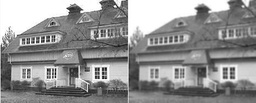
#> input picture conv-gaussian-blur-result.jpg, 256 x 103 px, shrunk from 468 x 189 before the run
$ python cnn.py
#> lines starting #> are read from the running program, lines starting #| are printed output that depends on the picture
#!/usr/bin/env python3
# -*- coding: utf-8 -*-
"""
Created on Sat Oct  2 13:45:41 2021

@author: amir
"""

# Imports PIL module
from PIL import Image
import enum
import numpy as np
import pandas as pd

from numba import jit
from numba import cuda, float32

from sklearn.preprocessing import MinMaxScaler
from sklearn.metrics import mean_squared_error as mes
from sklearn.metrics import accuracy_score as acc


image = Image.open('conv-gaussian-blur-result.jpg')
#> image is the input picture: PIL image 256x103 RGB; min 0, max 255, mean 145.7
#| StartFilter RGB
#| Change to RGB RGB

class Pooling(enum.Enum):
   Max = 1
   Min = 2
   Avrage = 3
   Xmode = 4


class Filter(enum.Enum):
   Simpler_box_blur = 1
   Gaussian_blur = 2
   Line_detection_horizontal  = 3
   Line_detection_vertical = 4
   Line_detection_45D = 5
   Line_detection_135D = 6
   Line_detection = 7
   Sobel_edge_horizontal = 8
   Sobel_edge_vertical = 9
   Laplacian_operator = 10
   Laplacian = 11
   Laplacian_gaussian = 12


# [15 lines left out: function padding, not called in this run]


def greyscale(img):

    return img.convert('L')


# [61 lines left out: functions Avragepooling, Xpooling, not called in this run]


"""

a = padding(image,0)
b = greyscale(a)
c = np.asarray(b, np.integer)

Y,X = image.size
ex = np.zeros((X,Y))
ListClum = []
ListRow = []
ListDeClum  = []
ListDeRow = []


pixels = []

for i in reversed(range(1,5)):
    for j in reversed(range(1,5)):
        print(-i ,-j)
        print(-i, j)
        _score = c[5-i][5-j]
        pixels.append(_score)
        _score = c[5-i][5+j]
        pixels.append(_score)


for i in range(0,5):
    for j in range(0,5):
        print(i ,-j)
        print(i, j)
        _score = c[5+i][5+j]
        pixels.append(_score)
        _score = c[5+i][5-j]
        pixels.append(_score)

print((sum(pixels)/len(pixels)))


for i in range(2,X,2):
    if i not in ListRow:
        ListRow.append(i)
    for j in range(2,Y,2):
        if i > 0 and j > 0 and i < X-1 and j < Y-1 :
            #print(j)
            if j not in ListClum:
                ListClum.append(j)
            ex[i,j] = Avragepooling(c,i,j)


for i in range(Y):
    if  i < Y-1   :
        if i not in ListClum:
            if i not in ListDeClum:
                ListDeClum.append(i)

for i in range(X):
    if  i < X-1   :
        if i not in ListRow:
            if i not in ListDeRow:
                ListDeRow.append(i)


for i in range(0,1):
    if i not in ListClum:
        if i not in ListDeClum:
            ListDeClum.append(i)
    if i not in ListDeRow:
            ListDeRow.append(i)

for i in range(Y-1,Y-2,-1):
    if i not in ListClum:
        if i not in ListDeClum:
            ListDeClum.append(i)

for i in range(X-1,X-2,-1):
    if i not in ListDeRow:
        ListDeRow.append(i)

a_del = np.delete(ex,np.array(ListDeClum), 1)

a_del = np.delete(a_del,np.array(ListDeRow), 0)

out = np.asarray(a_del, np.uint8)

mat = np.reshape(out,out.shape)

newimage = Image.fromarray( mat , 'L')

newimage.show()


"""


# [73 lines left out: function conv2dPadding, not called in this run]


# [13 lines of commented-out code are left out]


def conv2dFiltter(img,filtring,Padding):
    print("StartFilter",img.mode)
    if img.mode == "L" :
        img = img.convert("RGB")
    print("Change to RGB",img.mode)
    if Padding > 1 :
        a = padding(img,Padding)
        b = greyscale(a)
    else:
        b = greyscale(img)
    c = np.asarray(b, np.integer)

    Y,X = img.size
#> Y = 256; X = 103
    ex = np.zeros((X,Y))


    ListDeClum  = []
    ListDeRow = []


    for i in range(Padding,X):
        #print(i,len(ex))
        for j in range(Padding,Y-1):
            if i > 0 and j > 0 and i < X-1 and j < Y-1 :


                if filtring == Filter.Simpler_box_blur :
                    ex[i,j] = Simple_box_blur(c,i,j)

                if filtring == Filter.Line_detection_horizontal :
                    ex[i,j] = Line_detection_horizontal(c,i,j)
                if filtring == Filter.Line_detection_vertical :
                    ex[i,j] = Line_detection_vertical(c,i,j)
                if filtring == Filter.Line_detection_45D :
                    ex[i,j] = Line_detection_45D(c,i,j)
                if filtring == Filter.Line_detection_135D :
                    ex[i,j] = Line_detection_135D(c,i,j)
                if filtring == Filter.Line_detection :
                    ex[i,j] = Line_detection(c,i,j)

                if filtring == Filter.Sobel_edge_horizontal :
                    ex[i,j] = Sobel_Edge_horizontal(c,i,j)
                if filtring == Filter.Sobel_edge_vertical :
                    ex[i,j] = Sobel_Edge_vertical(c,i,j)

                if filtring == Filter.Laplacian :
                    ex[i,j] = laplacian(c,i,j)
#> this loop made 102 passes


    ListDeRow.append(0)
    ListDeRow.append(X-1)
    ListDeClum.append(0)
    ListDeClum.append(Y-1)

    a_del = np.delete(ex,np.array(ListDeClum), 1)

    a_del = np.delete(a_del,np.array(ListDeRow), 0)
#> a_del: shape (101, 254) float64

    out = np.asarray(a_del, np.uint8)

    mat = np.reshape(out,out.shape)

    newimage = Image.fromarray( mat , 'L')

    return newimage


# [93 lines left out: functions Line_detection_135D, Line_detection_45D, Line_detection_vertical, Line_detection_horizontal, Line_detection, Sobel_Edge_horizontal and 1 more, not called in this run]

def laplacian(img,y,x):

    FILTER = np.array([[-1,-1,1],
                       [-1,8,-1],
                       [-1,-1,1]])
    COL  = np.array([[img[y-1][x-1],img[y-1][x],img[y-1][x+1]],
                     [img[y][x-1],img[y][x],img[y][x+1]],
                     [img[y+1][x-1],img[y+1][x],img[y+1][x+1]]]  )

    filtermirorr = np.flip(FILTER, (0,1))
    SubColor = np.sum(FILTER[:, :] * COL[: , :])

    return SubColor

def Simple_box_blur(img,y,x):

    FILTER = np.array([[0.1111111111111111,0.1111111111111111,0.1111111111111111],
                       [0.1111111111111111,0.1111111111111111,0.1111111111111111],
                       [0.1111111111111111,0.1111111111111111,0.1111111111111111]])

    COL  = np.array([[img[y-1][x-1],img[y-1][x],img[y-1][x+1]],
                     [img[y][x-1],img[y][x],img[y][x+1]],
                     [img[y+1][x-1],img[y+1][x],img[y+1][x+1]]]  )

    filtermirorr = np.flip(FILTER, (0,1))
    SubColor = np.sum(FILTER[:, :] * COL[: , :])

    return SubColor

#l1 = conv2dPadding(image,Pooling.Avrage,5)
l1 = conv2dFiltter(image,Filter.Simpler_box_blur,1)
l2 = conv2dFiltter(l1,Filter.Simpler_box_blur,1)
#> call 2 of conv2dFiltter, with Padding = 1
#| StartFilter L
#| Change to RGB RGB
#> after the loop in conv2dFiltter (call 2), `for i in range(Padding,X):`:
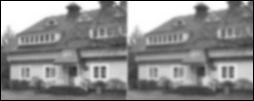
#> ex: shape (101, 254) float64; min 0, max 255, mean 139.9
l3 = conv2dFiltter(l2,Filter.Simpler_box_blur,1)
#> call 3 of conv2dFiltter, with Padding = 1
#| StartFilter L
#| Change to RGB RGB
#> after the loop in conv2dFiltter (call 3), `for i in range(Padding,X):`:
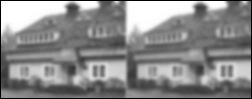
#> ex: shape (99, 252) float64; min 0, max 255, mean 138.8
l4 = conv2dFiltter(l3,Filter.Simpler_box_blur,1)
#> call 4 of conv2dFiltter, with Padding = 1
#| StartFilter L
#| Change to RGB RGB
#> after the loop in conv2dFiltter (call 4), `for i in range(Padding,X):`:
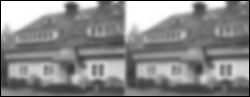
#> ex: shape (97, 250) float64; min 0, max 255, mean 137.7
l5 = conv2dFiltter(l4,Filter.Simpler_box_blur,1)
#| StartFilter L
#| Change to RGB RGB
#> after the loop in conv2dFiltter (call 5), `for i in range(Padding,X):`:
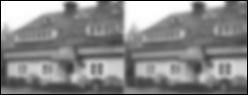
#> ex: shape (95, 248) float64; min 0, max 255, mean 136.7
l6 = conv2dFiltter(l5,Filter.Simpler_box_blur,1)
#| StartFilter L
#| Change to RGB RGB
#> after the loop in conv2dFiltter (call 6), `for i in range(Padding,X):`:
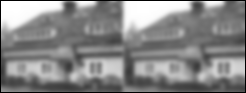
#> ex: shape (93, 246) float64; min 0, max 255, mean 135.7
l7 = conv2dFiltter(l6,Filter.Simpler_box_blur,1)
#| StartFilter L
#| Change to RGB RGB
#> in conv2dFiltter (call 7), `a_del = np.delete(ex,np.array(ListDeClum), 1)`:
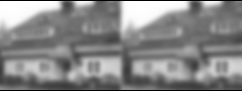
#> a_del: shape (91, 242) float64; min 0, max 255, mean 135.9
l8 = conv2dFiltter(l7,Filter.Simpler_box_blur,1)
#| StartFilter L
#| Change to RGB RGB
#> in conv2dFiltter (call 8), `a_del = np.delete(a_del,np.array(ListDeRow), 0)`:
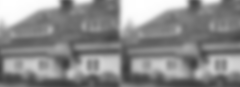
#> a_del: shape (87, 240) float64; min 60.78, max 255, mean 138.3
l9 = conv2dFiltter(l8 ,Filter.Laplacian,1)
#| StartFilter L
#| Change to RGB RGB
#l2.show()
l9.show()
#image.show()
